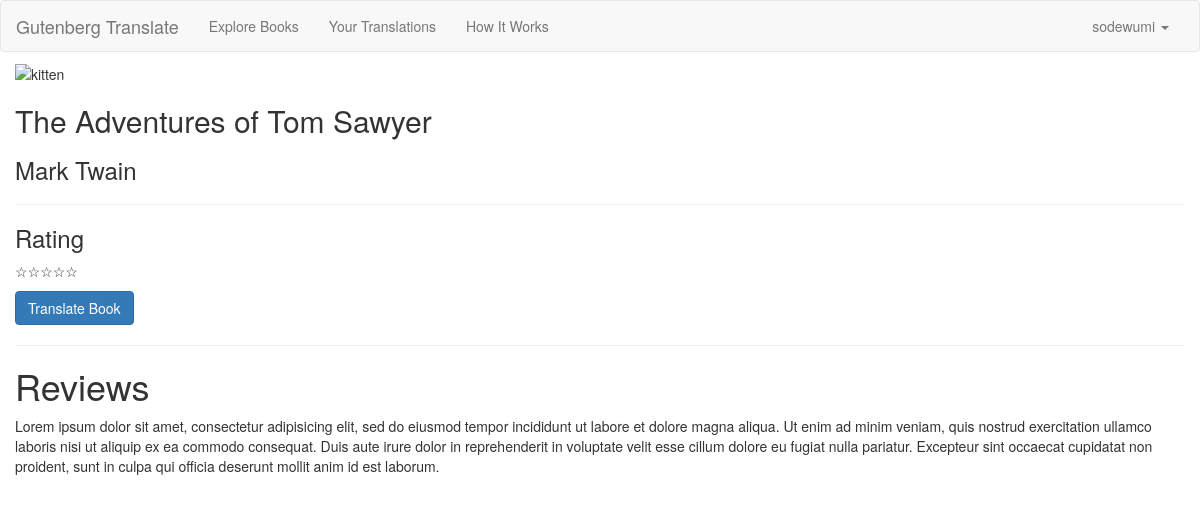
/description/74 (signed in), run on the app's committed database.
### model.py (models this page shows, shortened)
class User(db.Model):
    __tablename__ = "users"
    user_id = db.Column(db.Integer, primary_key=True, autoincrement=True)
    email = db.Column(db.String(50), nullable=False, unique=True)
    password = db.Column(db.String(15), nullable=False)
    username = db.Column(db.String(15), nullable=False, unique=True)
    groups = db.relationship("Group", backref=db.backref("users"),
            secondary="usergroups")

class Book(db.Model):
    __tablename__ = "books"
    book_id = db.Column(db.Integer, primary_key=True, autoincrement=True)
    name = db.Column(db.String(50), nullable=False)
    author = db.Column(db.String(45))
    summary = db.Column(db.String())
    rating = db.Column(db.Integer)
    cover = db.Column(db.String())
    gutenberg_extraction_num = db.Column(db.String(10))
    isbn = db.Column(db.String(10))
    chapters = db.relationship("Chapter", backref="book")
    groups = db.relationship("Group", backref=db.backref("books"),
        secondary="bookgroups")
    def excerpt_text(self):
        text_string = ""
        if len(self.chapters) > 0:
            if len(self.chapters) == 1:
                book_obj_paragraphs = self.chapters[0].paragraphs[0:3]
                for p in book_obj_paragraphs:
                   text_string += " " + p.untranslated_paragraph
            else:
                book_obj_paragraphs = self.chapters[1].paragraphs[0:3]
                for p in book_obj_paragraphs:
                   text_string += " " + p.untranslated_paragraph
            return text_string[0:250]
        else:
            return None
    def user_groups_translating_book(self, book_obj, user_obj):
        book_groups_list = book_obj.groups
        user_groups_list = user_obj.groups
        book_group_id_list = {group.group_id for group in book_groups_list}
        user_group_id_list = {group.group_id for group in user_groups_list}
        intersection = book_group_id_list & user_group_id_list
        groups_translating = Group.query.filter(Group.group_id.in_(intersection)).all()
        return groups_translating

### server.py (the view)
@app.route("/description/<int:gutenberg_extraction_number>", methods=["GET"])
def display_book_description(gutenberg_extraction_number):
    user_session = session.get(u'login')
    if not user_session:
        flash("You need to sign in to view this page")
        return redirect("/")
    else:
        user_id = user_session[1]
    current_user_obj = User.query.filter(User.user_id == user_id).one()
    current_book_obj = Book.query.filter_by(gutenberg_extraction_num =
        gutenberg_extraction_number).one()
    book_obj_text = current_book_obj.excerpt_text()
    groups_translating = current_book_obj.user_groups_translating_book(
                         user_obj=current_user_obj, book_obj=current_book_obj)
    return render_template("book_description.html", display_book = current_book_obj,
        gutenberg_extraction_number=gutenberg_extraction_number, groups_list = groups_translating,
        display_text = book_obj_text)

### templates/book_description.html (shortened to what this page needs)
{% extends 'base.html' %}
{% block body %}
<div id="book_info">
    <p id="book_cover">
        <img src="{{ display_book.cover }}" alt="kitten">
    </p>
    <div id="basic_book_info">
        <h2>{{ display_book.name }}</h2>
        <h3>{{ display_book.author }}</h3>
        <hr>
        <div id="book_rating">
            <h3>Rating</h3>
            <p>
                <span>☆</span><span>☆</span><span>☆</span><span>☆</span><span>☆</span>
            </p>
        </div>
        <button type="button" class="btn btn-primary" data-toggle="modal"
                data-target="#add_book_form">
            Translate Book
        </button>
    </div>
</div>
<hr>
<div id="book_reviews">
    <h1>Reviews</h1>
    <p>
        Lorem ipsum dolor sit amet, consectetur adipisicing elit, sed do eiusmod
        tempor incididunt ut labore et dolore magna aliqua. Ut enim ad minim veniam,
        quis nostrud exercitation ullamco laboris nisi ut aliquip ex ea commodo
        consequat. Duis aute irure dolor in reprehenderit in voluptate velit esse
        cillum dolore eu fugiat nulla pariatur. Excepteur sint occaecat cupidatat non
        proident, sunt in culpa qui officia deserunt mollit anim id est laborum.
    </p>
</div>
{% endblock %}

### templates/base.html (shortened to what this page needs)
<!DOCTYPE html>
<html class="full">
<head>
    <link rel="stylesheet" type="text/css" href="/static/bootstrap/css/bootstrap.css">
    <link rel="stylesheet" type="text/css" href="/static/css/style.css">
    <link rel="stylesheet" href="static/font-awesome/css/font-awesome.min.css">
</head>
<body>
    <nav class="navbar navbar-default">
      <div class="container-fluid">
        <div class="navbar-header">
          <a class="navbar-brand" href="/">Gutenberg Translate</a>
        </div>
        <div class="collapse navbar-collapse" id="bs-example-navbar-collapse-1">
          <ul class="nav navbar-nav">
            <li><a href="/explore">Explore Books</a></li>
            {% if session.get('login') %}
            <li><a href="/profile/{{ session['login'][1] }}">Your Translations</a></li>
            {%endif%}
            <li><a href="#">How It Works</a></li>
          </ul>
          <ul class="nav navbar-nav navbar-right">
            {% if session.get('login') %}
            <li class="dropdown">
                <a href="#" class="dropdown-toggle" data-toggle="dropdown" role="button" aria-expanded="false"> {{ session['login'][0] }} <span class="caret"></span></a>
            </li>
            {% else %}
            <li><a href="/">Login</a></li>
            {% endif %}
          </ul>
        </div>
      </div>
    </nav>
    <div id="block" class="container-fluid">
        {% block body %}
        {% endblock %}
    </div>
</body>
</html>

### static/css/style.css (style rules this page uses)
.navbar { margin-bottom: 0px; }

### data on the page
User: username "sodewumi"
Book: name "The Adventures of Tom Sawyer", author "Mark Twain"
